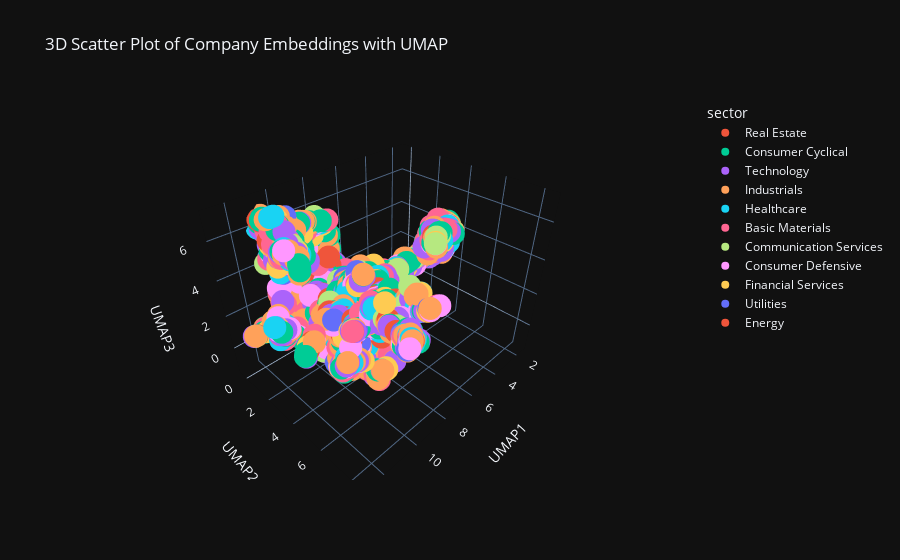

Notebook code cell kept with this figure:
### Code cell
df_sample = df.sample(frac=0.3)
reduced_embeddings = reducer.transform(df_sample[embedding_cols])

reduced_df = pd.DataFrame(reduced_embeddings, columns=['UMAP1', 'UMAP2', 'UMAP3'])
reduced_df['companyName'] = df_sample['companyName']
reduced_df['sector'] = df_sample['sector']

fig = px.scatter_3d(reduced_df, x='UMAP1', y='UMAP2', z='UMAP3',
                    color='sector', hover_name='companyName',
                    title='3D Scatter Plot of Company Embeddings with UMAP')
fig.show()

### Figure 1 — Plotly figure (JSON) as saved in the notebook; plotly's stock layout.template omitted (floating-point values rounded to 4 significant figures; data arrays with more than 128 entries replaced by an {"elided": "..."} marker saying what was removed)
{"data": [{"hovertemplate": "<b>%{hovertext}</b><br><br>sector=Real Estate<br>UMAP1=%{x}<br>UMAP2=%{y}<br>UMAP3=%{z}<extra></extra>", "hovertext": {"elided": "177 str values"}, "legendgroup": "Real Estate", "marker": {"color": "#EF553B", "symbol": "circle"}, "mode": "markers", "name": "Real Estate", "scene": "scene", "showlegend": true, "x": {"elided": "177 float values"}, "y": {"elided": "177 float values"}, "z": {"elided": "177 float values"}, "type": "scatter3d"}, {"hovertemplate": "<b>%{hovertext}</b><br><br>sector=Consumer Cyclical<br>UMAP1=%{x}<br>UMAP2=%{y}<br>UMAP3=%{z}<extra></extra>", "hovertext": {"elided": "535 str values"}, "legendgroup": "Consumer Cyclical", "marker": {"color": "#00cc96", "symbol": "circle"}, "mode": "markers", "name": "Consumer Cyclical", "scene": "scene", "showlegend": true, "x": {"elided": "535 float values"}, "y": {"elided": "535 float values"}, "z": {"elided": "535 float values"}, "type": "scatter3d"}, {"hovertemplate": "<b>%{hovertext}</b><br><br>sector=Technology<br>UMAP1=%{x}<br>UMAP2=%{y}<br>UMAP3=%{z}<extra></extra>", "hovertext": {"elided": "593 str values"}, "legendgroup": "Technology", "marker": {"color": "#ab63fa", "symbol": "circle"}, "mode": "markers", "name": "Technology", "scene": "scene", "showlegend": true, "x": {"elided": "593 float values"}, "y": {"elided": "593 float values"}, "z": {"elided": "593 float values"}, "type": "scatter3d"}, {"hovertemplate": "<b>%{hovertext}</b><br><br>sector=Industrials<br>UMAP1=%{x}<br>UMAP2=%{y}<br>UMAP3=%{z}<extra></extra>", "hovertext": {"elided": "797 str values"}, "legendgroup": "Industrials", "marker": {"color": "#FFA15A", "symbol": "circle"}, "mode": "markers", "name": "Industrials", "scene": "scene", "showlegend": true, "x": {"elided": "797 float values"}, "y": {"elided": "797 float values"}, "z": {"elided": "797 float values"}, "type": "scatter3d"}, {"hovertemplate": "<b>%{hovertext}</b><br><br>sector=Healthcare<br>UMAP1=%{x}<br>UMAP2=%{y}<br>UMAP3=%{z}<extra></extra>", "hovertext": {"elided": "275 str values"}, "legendgroup": "Healthcare", "marker": {"color": "#19d3f3", "symbol": "circle"}, "mode": "markers", "name": "Healthcare", "scene": "scene", "showlegend": true, "x": {"elided": "275 float values"}, "y": {"elided": "275 float values"}, "z": {"elided": "275 float values"}, "type": "scatter3d"}, {"hovertemplate": "<b>%{hovertext}</b><br><br>sector=Basic Materials<br>UMAP1=%{x}<br>UMAP2=%{y}<br>UMAP3=%{z}<extra></extra>", "hovertext": {"elided": "363 str values"}, "legendgroup": "Basic Materials", "marker": {"color": "#FF6692", "symbol": "circle"}, "mode": "markers", "name": "Basic Materials", "scene": "scene", "showlegend": true, "x": {"elided": "363 float values"}, "y": {"elided": "363 float values"}, "z": {"elided": "363 float values"}, "type": "scatter3d"}, {"hovertemplate": "<b>%{hovertext}</b><br><br>sector=Communication Services<br>UMAP1=%{x}<br>UMAP2=%{y}<br>UMAP3=%{z}<extra></extra>", "hovertext": {"elided": "159 str values"}, "legendgroup": "Communication Services", "marker": {"color": "#B6E880", "symbol": "circle"}, "mode": "markers", "name": "Communication Services", "scene": "scene", "showlegend": true, "x": {"elided": "159 float values"}, "y": {"elided": "159 float values"}, "z": {"elided": "159 float values"}, "type": "scatter3d"}, {"hovertemplate": "<b>%{hovertext}</b><br><br>sector=Consumer Defensive<br>UMAP1=%{x}<br>UMAP2=%{y}<br>UMAP3=%{z}<extra></extra>", "hovertext": {"elided": "239 str values"}, "legendgroup": "Consumer Defensive", "marker": {"color": "#FF97FF", "symbol": "circle"}, "mode": "markers", "name": "Consumer Defensive", "scene": "scene", "showlegend": true, "x": {"elided": "239 float values"}, "y": {"elided": "239 float values"}, "z": {"elided": "239 float values"}, "type": "scatter3d"}, {"hovertemplate": "<b>%{hovertext}</b><br><br>sector=Financial Services<br>UMAP1=%{x}<br>UMAP2=%{y}<br>UMAP3=%{z}<extra></extra>", "hovertext": {"elided": "173 str values"}, "legendgroup": "Financial Services", "marker": {"color": "#FECB52", "symbol": "circle"}, "mode": "markers", "name": "Financial Services", "scene": "scene", "showlegend": true, "x": {"elided": "173 float values"}, "y": {"elided": "173 float values"}, "z": {"elided": "173 float values"}, "type": "scatter3d"}, {"hovertemplate": "<b>%{hovertext}</b><br><br>sector=Utilities<br>UMAP1=%{x}<br>UMAP2=%{y}<br>UMAP3=%{z}<extra></extra>", "hovertext": ["An Hui Wenergy Company Limited", "Delong Composite Energy Group Co., Ltd.", "Chengdu Xingrong Environment Co., Ltd.", "Jointo Energy Investment Co., Ltd. Hebei", "Bohai Water Industry Co.,Ltd", "Zhongshan Public Utilities Group Co.,Ltd.", "Guangdong Baolihua New Energy Stock Co., Ltd.", "Shenyang Huitian Thermal Power Co.,Ltd", "Tianjin Binhai Energy & Development Co.,Ltd", "Jilin Electric Power Co.,Ltd.", "Jiangxi Ganneng Co., Ltd.", "SPIC Industry-Finance Holdings Co., Ltd.", "Fujian Mindong Electric Power Limited Company", "Henan Yuneng Holdings Co.,Ltd.", "Jiangsu Guoxin Corp. Ltd.", "China Southern Power Grid Energy Efficiency & Clean Energy Co.,Ltd.", "Guangdong Shunkong Development Co.,Ltd.", "SGC Energy Co.,Ltd.", "Taekyung Chemical Co., Ltd.", "Kyungdong Invest Co., Ltd", "Seoul City Gas Co., Ltd.", "China Zenith Chemical Group Limited", "Beijing Enterprises Water Group Limited", "China Gas Holdings Limited", "Korea District Heating Corp.", "China Suntien Green Energy Corporation Limited", "China Renewable Energy Investment Limited", "7C Solarparken AG", "China Resources Gas Group Limited", "Tianjin Jinran Public Utilities Company Limited", "Suchuang Gas Corporation Limited", "1414 Degrees Limited", "Tian Lun Gas Holdings Limited", "Sichuan Energy Investment Development Co., Ltd.", "ACWA POWER Company", "Binhai Investment Company Limited", "Sunpower Group Ltd.", "Gallant Venture Ltd.", "Shanghai Electric Power Co., Ltd.", "Zhejiang Zheneng Electric Power Co., Ltd.", "Zhejiang Provincial New Energy Investment Group Co., Ltd.", "Guangzhou Development Group Incorporated", "Chongqing Three Gorges Water Conservancy and Electric Power Co., Ltd.", "Luenmei Quantum Co.,Ltd", "Spic Yuanda Environmental-Protection Co., Ltd.", "Jiangxi Hongcheng Environment Co.,Ltd.", "Xinjiang Tianfu Energy Co., Ltd.", "Beijing Jingneng Power Co., Ltd.", "Shanghai Dazhong Public Utilities(Group) Co.,Ltd.", "Leshan Electric Power Co.,Ltd", "Huadian Energy Company Limited", "LIAONING ENERGY INDUSTRY Co.,LTD", "Top Energy Company Ltd.Shanxi", "Zhongxing Tianheng Energy Technology (Beijing) Co.,Ltd.", "Hunan Chendian International Development co.,ltd", "Jinko Power Technology Co.,Ltd.", "China National Nuclear Power Co., Ltd.", "Sinoma Energy Conservation Ltd.", "Fujian Haixia Environmental Protection Group Co.,Ltd.", "Hangzhou Cogeneration Group Co., Ltd.", "Zhejiang Xinzhonggang Thermal Power Co., LTD.", "Kangda International Environmental Company Limited", "Yunnan Water Investment Co., Limited", "Jiangsu Jingyuan Environmental Protection Co., Ltd.", "Suntar Environmental Technology Co., Ltd.", "GreenTech Environmental Co., Ltd.", "The Chugoku Electric Power Co., Inc.", "Hokuriku Electric Power Company", "Tohoku Electric Power Company, Incorporated", "The Okinawa Electric Power Company, Incorporated", "Toho Gas Co., Ltd.", "Keiyo Gas Co., Ltd."], "legendgroup": "Utilities", "marker": {"color": "#636efa", "symbol": "circle"}, "mode": "markers", "name": "Utilities", "scene": "scene", "showlegend": true, "x": [7.366, 9.21, 10.3, 9.903, 6.03, 10.23, 8.542, 9.781, 10.41, 10.39, 6.908, 8.397, 8.56, 9.252, 2.227, 7.391, 10.02, 10.33, 6.93, 10.7, 10.65, 10.16, 10.08, 9.64, 11.74, 7.357, 9.677, 2.125, 10.81, 2.198, 8.151, 9.823, 9.497, 10.75, 6.075, 10.15, 8.343, 8.538, 10.2, 10.17, 10.09, 9.578, 10.9, 9.006, 9.427, 9.673, 8.859, 9.897, 11.1, 10.27, 8.595, 8.07, 8.343, 10.21, 11.21, 9.377, 6.992, 9.838, 4.874, 10.23, 2.216, 9.949, 6.056, 10.78, 9.813, 9.845, 8.869, 5.214, 8.386, 8.945, 9.494, 8.543], "y": [1.493, 2.459, 3.778, 2.812, 3.136, 3.918, 4.206, 7.496, 4.028, 5.51, 3.701, 0.978, 0.4524, 1.941, 3.42, 2.243, 0.2349, 8.276, 3.36, -0.1514, -0.3292, 3.044, 4.292, 0.2282, 0.9968, 3.039, 6.67, 3.55, 4.217, 3.263, 7.422, 4.992, 4.197, 4.499, 3.047, 2.932, 1.023, 6.618, 0.1304, 3.68, 0.1904, 2.623, 4.04, 4.276, 5.054, 4.261, 3.055, 8.129, 4.905, 4.101, 0.7364, 5.162, 5.886, 3.568, 0.5498, 0.1935, 1.412, 0.3355, 2.621, -0.1301, 3.055, 4.413, 3.056, 1.085, 2.467, 4.474, 3.919, 2.165, 1.047, 3.89, 1.393, 2.223], "z": [1.348, 0.1817, 2.173, 1.03, 1.056, 3.161, 3.698, 3.929, 1.02, 3.261, 3.387, 5.902, 1.72, 0.4054, 3.856, 1.786, 6.228, 3.89, 2.637, 6.172, 6.297, 1.911, 2.781, 2.193, 1.581, 2.626, 3.907, 4.067, 3.042, 2.58, 4.156, 1.848, 1.311, 3.394, 2.527, 0.8193, 5.83, 3.896, 5.94, 2.295, 5.929, 0.1093, 2.873, 4.412, 3.341, 3.355, 3.909, 4.065, 1.489, 1.077, 5.519, 3.924, 3.331, 0.8261, 1.162, 3.659, 1.893, 6.361, -1.248, 6.303, 4.424, 2.504, 2.658, 4.151, 0.4132, 2.369, 4.667, -0.6798, 5.929, 4.383, 2.354, 2.656], "type": "scatter3d"}, {"hovertemplate": "<b>%{hovertext}</b><br><br>sector=Energy<br>UMAP1=%{x}<br>UMAP2=%{y}<br>UMAP3=%{z}<extra></extra>", "hovertext": ["Shanxi Meijin Energy Co.,Ltd.", "Inner Mongolia PingZhuang Energy Resources CO.,LTD", "Sinopec Oilfield Equipment Corporation", "Henan Shenhuo Coal & Power Co.,Ltd", "Inner Mongolia Dian Tou Energy Corporation Limited", "Xinjiang Zhundong Petroleum Technology Co., Ltd.", "Oriental Energy Co., Ltd.", "China Oil HBP Science & Technology Co., Ltd", "Hankook Shell Oil Co.,Ltd.", "S-Oil Corporation", "E1 Corporation", "SK Gas Co., Ltd.", "Sinopec Shanghai Petrochemical Company Limited", "NewOcean Energy Holdings Limited", "Yanchang Petroleum International Limited", "Rosan Resources Holdings Limited", "Sino Oil and Gas Holdings Limited", "China Qinfa Group Limited", "CropEnergies AG", "Exmar NV", "Etablissements Maurel & Prom S.A.", "Panoro Energy ASA", "Agritrade Resources Limited", "Nan Nan Resources Enterprise Limited", "Hidili Industry International Development Limited", "MIE Holdings Corporation", "Hilong Holding Limited", "Saudi Aramco Base Oil Company - Luberef", "United Strength Power Holdings Limited", "Prime Oil Chemical Service Corporation", "Houpu Clean Energy Group Co., Ltd.", "Dezhou United Petroleum Technology Co.,Ltd.", "Anton Oilfield Services Group", "Daldrup & Söhne Aktiengesellschaft", "Fuji Oil Company, Ltd.", "Cosmo Energy Holdings Co., Ltd.", "Malaysia Marine and Heavy Engineering Holdings Berhad", "Shanxi Lanhua Sci-Tech Venture Co.,Ltd", "Guanghui Energy Co., Ltd.", "Shan Xi Huayang Group New Energy Co.,Ltd.", "Qinghai Spring Medicinal Resources Technology Co., Ltd.", "HY Energy Group Co.,Ltd", "Offshore Oil Engineering Co.,Ltd", "Shanxi Guoxin Energy Corporation Limited", "Shandong Xinchao Energy Corporation Limited", "CNOOC Energy Technology & Services Limited", "Jinneng Holding Shanxi Coal Industry Co.,ltd.", "Shaanxi Coal Industry Company Limited", "Bangchak Corporation Public Company Limited", "China CBM Group Company Limited", "Sun Kong Holdings Limited", "Nippon Concept Corporation"], "legendgroup": "Energy", "marker": {"color": "#EF553B", "symbol": "circle"}, "mode": "markers", "name": "Energy", "scene": "scene", "showlegend": true, "x": [8.725, 9.42, 9.849, 7.731, 9.576, 10.37, 2.527, 8.756, 7.883, 8.839, 10.65, 7.13, 10.0, 10.11, 12.02, 9.581, 10.62, 8.77, 9.154, 8.351, 10.43, 8.548, 10.65, 10.77, 8.125, 9.007, 6.719, 6.637, 9.514, 10.57, 10.65, 6.157, 10.44, 8.987, 10.72, 8.592, 10.36, 9.457, 8.208, 9.504, 10.13, 2.152, 2.452, 10.97, 7.202, 2.127, 5.653, 9.907, 9.714, 10.38, 9.62, 9.468], "y": [3.73, 5.461, 7.233, 3.511, 1.372, 4.19, 2.929, 5.921, 2.776, 3.927, 0.3977, 2.655, 4.307, 0.4809, 4.286, 4.448, 4.83, 4.963, 6.977, 6.199, -0.07557, 1.347, 3.825, 0.6894, 5.389, 0.9007, 3.078, 3.095, 2.497, 3.948, 4.642, 2.922, 1.356, 1.456, 4.59, 1.837, 4.771, 2.863, 1.083, 1.323, -0.1048, 3.218, 2.728, 4.935, 1.478, 3.055, 3.233, 4.474, 2.232, 3.241, 2.183, 0.8266], "z": [-0.2306, 0.1599, 3.879, 2.821, 2.247, 2.75, 2.736, 4.009, 2.941, 0.2523, 2.312, 3.007, 3.579, 5.114, 2.386, 2.688, 2.734, 3.817, 2.658, 3.609, 5.978, 0.9985, 2.789, 5.336, 3.557, 1.111, 2.69, 1.624, 0.3572, 2.799, 2.487, 1.133, 5.348, 3.372, 1.438, 2.616, 1.687, 0.2229, 0.8459, 2.229, 6.213, 2.743, 3.73, 1.147, 1.573, 4.282, 3.122, 2.366, 2.987, 1.823, -0.1576, 1.334], "type": "scatter3d"}], "layout": {"scene": {"domain": {"x": [0.0, 1.0], "y": [0.0, 1.0]}, "xaxis": {"title": {"text": "UMAP1"}}, "yaxis": {"title": {"text": "UMAP2"}}, "zaxis": {"title": {"text": "UMAP3"}}}, "legend": {"title": {"text": "sector"}, "tracegroupgap": 0}, "title": {"text": "3D Scatter Plot of Company Embeddings with UMAP"}}}
